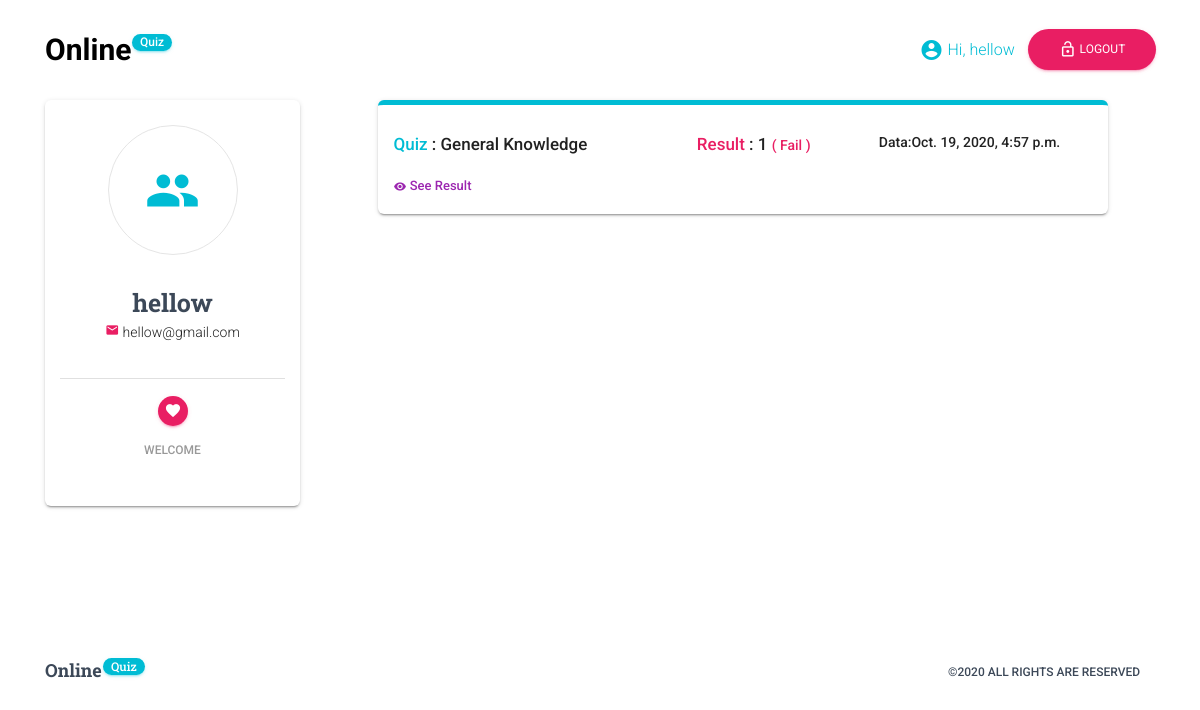
Page /account/profile (signed in) on the committed database.
### quiz/models.py (models this page shows)
class userinfo(models.Model):
    userid=models.ManyToManyField(User)
    question=models.ManyToManyField(useranswers)
    date=models.DateTimeField(auto_now=datetime.date)
    result = models.IntegerField(null=True)

class useranswers(models.Model):
    userid=models.ForeignKey(User,on_delete=models.CASCADE)
    quiz = models.ForeignKey(quiz, on_delete=models.CASCADE)
    q1=models.CharField(max_length=200,null=True)
    q2 = models.CharField(max_length=200,null=True)
    q3 = models.CharField(max_length=200,null=True)
    q4 = models.CharField(max_length=200,null=True)
    q5 = models.CharField(max_length=200,null=True)
    q6 = models.CharField(max_length=200,null=True)
    q7 = models.CharField(max_length=200,null=True)
    q8 = models.CharField(max_length=200,null=True)
    q9 = models.CharField(max_length=200,null=True)
    q10 = models.CharField(max_length=200,null=True)

class quiz(models.Model):
    name=models.CharField(unique=True,max_length=100)
    status=models.CharField(
        max_length = 20,
        choices = typechoics,
        default = '0'
        )
    def __str__(self):
        return self.name

### quiz/views.py (the view)
# urls.py: path('account/profile',views.Showprofile,name='profile'),
@login_required(login_url='/account/')
def Showprofile(request):
    return render(request,'profile.html',{'data':userinfo.objects.filter(userid=request.user.id)})

### templates/profile.html (shortened to what this page needs)
{% extends 'common.html' %}
{% load static %}
{% block pages %}
<div class="section section-lg bg-soft">
   <div class="container">
      <div class="row pt-5 pt-md-0">
<div class="col-12 col-md-4 col-lg-3 ">
        <div class="card card-pricing">
                  <div class="card-body ">
                    <div class="icon icon-info">
                      <i class="material-icons">people</i>
                    </div>
                    <h3 class="card-title mb-0">{{ user.username }}</h3>
                      <span><i class="material-icons text-rose" style="font-size: 14px">mail</i></span>
                      {{ user.email }}
                    <ul>
                      <li>
                      </li>
                      <li><button class="btn btn-rose btn-fab btn-round btn-sm">
                <i class="material-icons">favorite</i>
              </button><h6>Welcome</h6>  </li>
                    </ul>
                  </div>
                </div>
         </div>
<div class="col-12 col-md-8 col-lg-8 mx-auto">
    {% if data %}
        {% for x in data %}
         <div class="card p-3"
            {% if forloop.counter|divisibleby:"2" %}
                style="border-top:5px solid #ea296b"
              {% else %}
              style="border-top:5px solid #00bcd4"
                {% endif %}
        >
         <div class="row">
         <div class="col-lg-5">
             <h5 class="font-weight-bold"><span class="text-info">Quiz</span>  : {{ x.question.get_queryset.0.quiz.name }}</h5>
            </div>
             <div class="col-lg-3 col-md-4 col-sm-4 ">
                <h5 class="font-weight-bold"><span class="text-rose">Result</span> : {{ x.result }}
                {% if x.result <= 6 %}
                        <span class="font-weight-bold text-rose" style="font-size: 14px">( Fail )</span>
                        {% else %}
                                               <span class="font-weight-bold text-info" style="font-size: 14px">( Pass )</span>
                        {% endif %}
                </h5>
            </div>
            <div class="col-lg-4  col-md-8 col-sm-8 m-auto">
                <p class="font-weight-bold">Data:{{ x.date }}</p>
            </div>
             <div class="col-lg-4">
                 <a style="font-size: 13px" href="{% url 'result' x.question.get_queryset.0.quiz.id x.question.get_queryset.0.quiz|slugify  %}" class="text-primary font-weight-bold"><i class="material-icons" style="font-size: 13px">remove_red_eye</i>  See Result</a>
             </div>
        </div>
            </div>
        {% endfor %}
    {% endif %}
      </div>
   </div>
</div>
</div>
    {% endblock %}

### templates/common.html (shortened to what this page needs)
{% load static %}
<!doctype html>
<html lang="en">
  <head>
<link rel="stylesheet" href="{% static 'css/material-kit.mind1f1.css' %}">
<link rel="stylesheet" href="{% static 'css/demo.css' %}">
<link rel="stylesheet" href="{% static 'css/vertical-nav.css' %}">
  </head>
  <body >
<nav class="navbar navbar-color-on-scroll fixed-top navbar-expand-lg navbar-transparent" color-on-scroll="100" id="sectionsNav">
    <div class="container">
      <div class="navbar-translate">
        <a class="navbar-brand " href="{% url 'index' %}" style="font-size: 30px;
    font-weight: bold;">
            Online<sup><span class="btn btn-info btn-round px-2 py-0 font-weight-bold text-capitalize">Quiz</span></sup></a>
      </div>
      <div class="collapse navbar-collapse">
        <ul class="navbar-nav ml-auto">
        {% if request.user.id %}
            <li class=" nav-item ">
            <a href="{% url 'profile' %}" class="text-info" >
              <i class="material-icons">account_circle</i> Hi, {{ request.user.username }}
            </a>
          </li>
          <li class="button-container nav-item iframe-extern">
            <a href="{% url 'logout' %}"  class="btn  btn-rose   btn-round btn-block">
              <i class="material-icons">lock_open</i> Logout
            </a>
          </li>
         {% endif %}
        </ul>
      </div>
    </div>
  </nav>
{% block pages %}
{% endblock %}
<footer class="footer  mt-4">
            <div class="container">
              <a class="footer-brand" href="{% url 'index' %}"> Online<sup><span class="btn btn-info btn-round px-2 py-0 font-weight-bold text-capitalize">Quiz</span></sup></a>
              <ul class="pull-right text-right">
               <li>
                  <a href="#">
                   &copy;2020 All Rights are Reserved
                  </a>
                </li>
              </ul>
            </div>
          </footer>

### quiz/static/css/vertical-nav.css (style rules this page uses)
a { text-decoration: none; }

### templates/profile.html (style rules this page uses)
.navbar-brand { color: #000 !important; }

### rows in the picture
userinfo: question.get_queryset.0.quiz.name "General Knowledge", result "1", shows "( Fail )", date "Oct. 19, 2020, 4:57 p.m."

### other values in the picture
{{ request.user.username }} "hellow"
{{ user.username }} "hellow"
{{ user.email }} "hellow@gmail.com"
